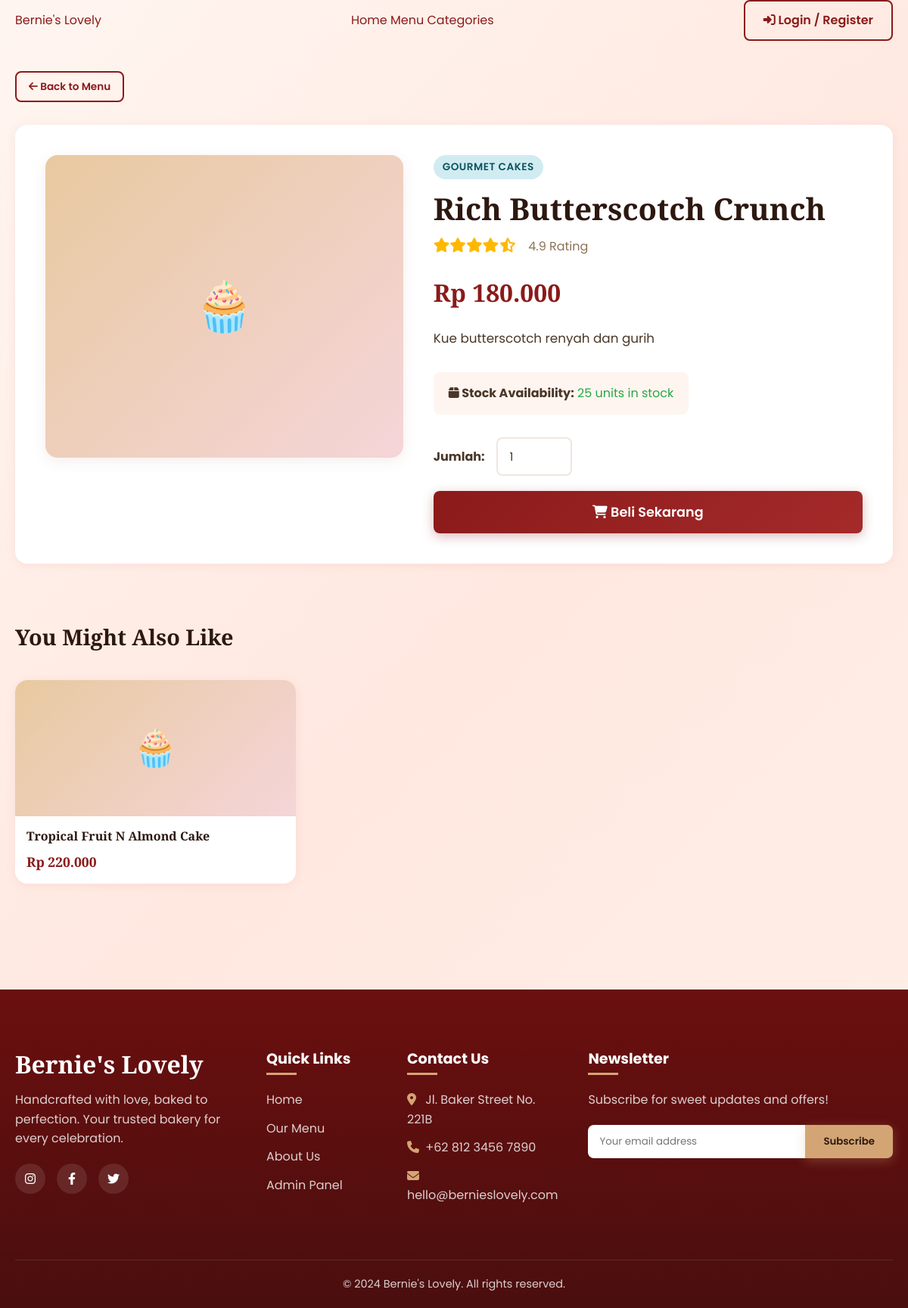
Page /detail_produk.php?id=PRD004 on the committed database.
### tables this page shows
CREATE TABLE produk (
    id_produk VARCHAR(6) NOT NULL,
    id_kategori VARCHAR(6) NOT NULL,
    nama_produk VARCHAR(150) NOT NULL,
    harga DECIMAL(12,2) NOT NULL,
    stok INT NOT NULL DEFAULT 0,
    gambar VARCHAR(255) DEFAULT NULL,
    deskripsi TEXT,
    rating DECIMAL(2,1) DEFAULT 0.0,
    created_at DATETIME DEFAULT CURRENT_TIMESTAMP,
    PRIMARY KEY (id_produk),
    FOREIGN KEY (id_kategori) REFERENCES kategori(id_kategori) ON DELETE CASCADE ON UPDATE CASCADE
);

CREATE TABLE kategori (
    id_kategori VARCHAR(6) NOT NULL,
    nama_kategori VARCHAR(100) NOT NULL,
    deskripsi TEXT,
    icon VARCHAR(50),
    PRIMARY KEY (id_kategori)
);

### includes/functions.php (called while the page is built, shortened)
<?php
function formatRupiah($angka) {
    return 'Rp ' . number_format($angka, 0, ',', '.');
}
function sanitize($data) {
    return htmlspecialchars(strip_tags(trim($data)));
}
?>

### detail_produk.php (the view, shortened to what this page needs)
<?php
require_once 'config/database.php';
require_once 'includes/functions.php';
$id = isset($_GET['id']) ? sanitize($_GET['id']) : '';
$stmt = $conn->prepare("
    SELECT p.*, k.nama_kategori
    FROM produk p
    JOIN kategori k ON p.id_kategori = k.id_kategori
    WHERE p.id_produk = ?
");
$stmt->bind_param("s", $id);
$stmt->execute();
$result = $stmt->get_result();
$product = $result->fetch_assoc();
$rel_stmt = $conn->prepare("
    SELECT * FROM produk
    WHERE id_kategori = ? AND id_produk != ?
    ORDER BY RAND() LIMIT 4
");
$rel_stmt->bind_param("ss", $product['id_kategori'], $id);
$rel_stmt->execute();
$related = $rel_stmt->get_result();
include 'includes/header.php';
?>
<section class="section" style="padding-top: 40px;">
    <div style="margin-bottom: 30px;">
        <a href="menu.php" class="btn btn-outline btn-sm"><i class="fas fa-arrow-left"></i> Back to Menu</a>
    </div>
    <div class="content-card">
        <div style="display: grid; grid-template-columns: 1fr 1.2fr; gap: 40px; padding: 40px;">
            <div>
                <?php if($product['gambar'] && file_exists('uploads/'.$product['gambar'])): ?>
                    <img src="uploads/<?= $product['gambar'] ?>" alt="<?= htmlspecialchars($product['nama_produk']) ?>" style="width: 100%; border-radius: var(--radius); box-shadow: var(--shadow);">
                <?php else: ?>
                    <div class="no-image" style="height: 400px; border-radius: var(--radius); box-shadow: var(--shadow);">🧁</div>
                <?php endif; ?>
            </div>
            <div>
                <span class="badge badge-info" style="margin-bottom: 15px; font-size: 0.85rem;">
                    <?= htmlspecialchars($product['nama_kategori']) ?>
                </span>
                <h1 style="font-size: 2.5rem; margin-bottom: 10px; font-family: 'Playfair Display', serif;">
                    <?= htmlspecialchars($product['nama_produk']) ?>
                </h1>
                <div class="product-rating" style="font-size: 1.2rem; margin-bottom: 20px; color: #FFB800;">
                    <?php
                    $rating = floatval($product['rating']);
                    for($i=1; $i<=5; $i++) {
                        if($i <= $rating) echo '<i class="fas fa-star"></i>';
                        elseif($i - 0.5 <= $rating) echo '<i class="fas fa-star-half-alt"></i>';
                        else echo '<i class="far fa-star"></i>';
                    }
                    ?>
                    <span style="color: var(--text-muted); font-size: 1rem; margin-left: 10px; font-family: 'Poppins', sans-serif;">
                        <?= number_format($rating, 1) ?> Rating
                    </span>
                </div>
                <div style="font-size: 2rem; font-weight: 700; color: var(--primary); margin-bottom: 20px; font-family: 'Playfair Display', serif;">
                    <?= formatRupiah($product['harga']) ?>
                </div>
                <p style="color: var(--text-body); line-height: 1.8; margin-bottom: 30px; font-size: 1.05rem;">
                    <?= nl2br(htmlspecialchars($product['deskripsi'])) ?>
                </p>
                <div style="background: var(--bg-main); padding: 15px 20px; border-radius: var(--radius-sm); margin-bottom: 30px; display: inline-block;">
                    <strong><i class="fas fa-box"></i> Stock Availability:</strong>
                    <?php if($product['stok'] > 10): ?>
                        <span style="color: var(--success);"><?= $product['stok'] ?> units in stock</span>
                    <?php elseif($product['stok'] > 0): ?>
                        <span style="color: var(--warning);">Only <?= $product['stok'] ?> units left!</span>
                    <?php else: ?>
                        <span style="color: var(--danger);">Out of stock</span>
                    <?php endif; ?>
                </div>
                <div style="margin-bottom: 20px; display: flex; gap: 15px; align-items: center;">
                    <label style="font-weight: bold;">Jumlah:</label>
                    <input type="number" id="qty" value="1" min="1" max="<?= $product['stok'] ?>" class="form-control" style="width: 100px;">
                </div>
                <div>
                    <?php if($product['stok'] > 0): ?>
                    <button class="btn btn-primary" style="padding: 15px 40px; font-size: 1.1rem; width: 100%;" onclick="window.location.href='checkout.php?id=<?= $id ?>&qty=' + document.getElementById('qty').value">
                        <i class="fas fa-shopping-cart"></i> Beli Sekarang
                    </button>
                    <?php else: ?>
                    <button class="btn btn-secondary" style="padding: 15px 40px; font-size: 1.1rem; width: 100%;" disabled>
                        Habis Terjual
                    </button>
                    <?php endif; ?>
                </div>
            </div>
        </div>
    </div>
    <?php if($related->num_rows > 0): ?>
    <div style="margin-top: 80px;">
        <h3 style="font-size: 1.8rem; margin-bottom: 30px; font-family: 'Playfair Display', serif;">You Might Also Like</h3>
        <div class="products-grid">
            <?php while($prod = $related->fetch_assoc()): ?>
            <div class="product-card fade-in">
                <a href="detail_produk.php?id=<?= $prod['id_produk'] ?>" class="product-image" style="height: 180px;">
                    <?php if($prod['gambar'] && file_exists('uploads/'.$prod['gambar'])): ?>
                        <img src="uploads/<?= $prod['gambar'] ?>" alt="<?= htmlspecialchars($prod['nama_produk']) ?>">
                    <?php else: ?>
                        <div class="no-image" style="font-size: 3rem;">🧁</div>
                    <?php endif; ?>
                </a>
                <div class="product-body" style="padding: 15px;">
                    <a href="detail_produk.php?id=<?= $prod['id_produk'] ?>">
                        <h3 class="product-name" style="font-size: 1rem;"><?= htmlspecialchars($prod['nama_produk']) ?></h3>
                    </a>
                    <div class="product-footer">
                        <div class="product-price" style="font-size: 1.1rem;"><?= formatRupiah($prod['harga']) ?></div>
                    </div>
                </div>
            </div>
            <?php endwhile; ?>
        </div>
    </div>
    <?php endif; ?>
</section>
<?php include 'includes/footer.php'; ?>

### assets/css/style.css (style rules this page uses)
:root { --primary: #8B1A1A; --primary-light: #A52A2A; --primary-dark: #6B0F0F; --secondary: #D4A574; --secondary-light: #E8C9A0; --accent: #E8B4B8; --accent-light: #F5D5D8; --bg-main: #FFF5F0; --bg-card: #FFFFFF; --bg-gradient: linear-gradient(135deg, #FFF5F0 0%, #FFE8E0 50%, #FFF0E8 100%); --text-dark: #2D1810; --text-body: #4A3728; --text-muted: #8B7355; --white: #FFFFFF; --success: #28A745; --danger: #DC3545; --warning: #FFC107; --info: #17A2B8; --shadow: 0 4px 20px rgba(139, 26, 26, 0.08); --shadow-hover: 0 12px 40px rgba(139, 26, 26, 0.15); --shadow-card: 0 2px 15px rgba(139, 26, 26, 0.06); --radius: 16px; --radius-sm: 8px; --radius-lg: 24px; --transition: all 0.3s cubic-bezier(0.4, 0, 0.2, 1); }
* { box-sizing: border-box; margin: 0; padding: 0; }
body { font-family: 'Poppins', sans-serif; background: var(--bg-gradient); color: var(--text-body); line-height: 1.6; overflow-x: hidden; }
html { scroll-behavior: smooth; }
h1, h2, h3, h4, h5, h6 { font-family: 'Playfair Display', serif; color: var(--text-dark); line-height: 1.2; }
p, a, span, li, button, input, select, textarea { font-family: 'Poppins', sans-serif; }
a { text-decoration: none; color: var(--primary); transition: var(--transition); }
.btn { display: inline-block; padding: 12px 24px; border-radius: var(--radius-sm); font-weight: 600; cursor: pointer; transition: var(--transition); border: none; text-align: center; text-decoration: none; font-family: 'Poppins', sans-serif; }
.btn-primary { background: linear-gradient(135deg, var(--primary), var(--primary-light)); color: var(--white); box-shadow: 0 4px 15px rgba(139, 26, 26, 0.3); }
.btn-outline { background: transparent; border: 2px solid var(--primary); color: var(--primary); }
.btn-sm { padding: 8px 16px; font-size: 0.85rem; }
.section { padding: 80px 20px; max-width: 1200px; margin: 0 auto; }
.products-grid { display: grid; grid-template-columns: repeat(4, 1fr); gap: 24px; margin-top: 40px; }
.product-card { background: var(--bg-card); border-radius: var(--radius); overflow: hidden; box-shadow: var(--shadow-card); transition: var(--transition); display: flex; flex-direction: column; position: relative; }
.product-image { height: 220px; width: 100%; overflow: hidden; position: relative; }
.product-image img, .product-image .no-image { width: 100%; height: 100%; object-fit: cover; transition: transform 0.5s ease; }
.no-image { background: linear-gradient(135deg, var(--secondary-light), var(--accent-light)); display: flex; align-items: center; justify-content: center; font-size: 4rem; }
.product-body { padding: 20px; display: flex; flex-direction: column; flex: 1; }
.product-name { font-size: 1.1rem; font-weight: 600; color: var(--text-dark); margin-bottom: 8px; line-height: 1.4; }
.product-rating { color: #FFB800; font-size: 0.9rem; }
.product-rating span { color: var(--text-muted); margin-left: 4px; }
.product-footer { display: flex; justify-content: space-between; align-items: center; margin-top: auto; }
.product-price { font-family: 'Playfair Display', serif; font-size: 1.3rem; font-weight: 700; color: var(--primary); }
.content-card { background: white; border-radius: var(--radius); box-shadow: var(--shadow-card); overflow: hidden; margin-bottom: 30px; }
.form-control { width: 100%; padding: 12px 16px; border: 2px solid #f0e6e0; border-radius: var(--radius-sm); font-family: 'Poppins', sans-serif; font-size: 0.95rem; transition: var(--transition); background: white; color: var(--text-body); }
.badge { display: inline-block; padding: 5px 12px; border-radius: 50px; font-size: 0.75rem; font-weight: 600; text-transform: uppercase; letter-spacing: 0.5px; }
.badge-info { background: #d1ecf1; color: #0c5460; }
.fade-in { animation: fadeIn 0.5s ease forwards; }
@media (max-width: 1200px) { .products-grid { grid-template-columns: repeat(3, 1fr); } }

### rows in the picture
produk: id_kategori.nama_kategori "GOURMET CAKES", nama_produk "Rich Butterscotch Crunch", rating "4.9", harga "Rp 180.000", deskripsi "Kue butterscotch renyah dan gurih", stok "25"
produk: nama_produk "Tropical Fruit N Almond Cake", harga "Rp 220.000"
